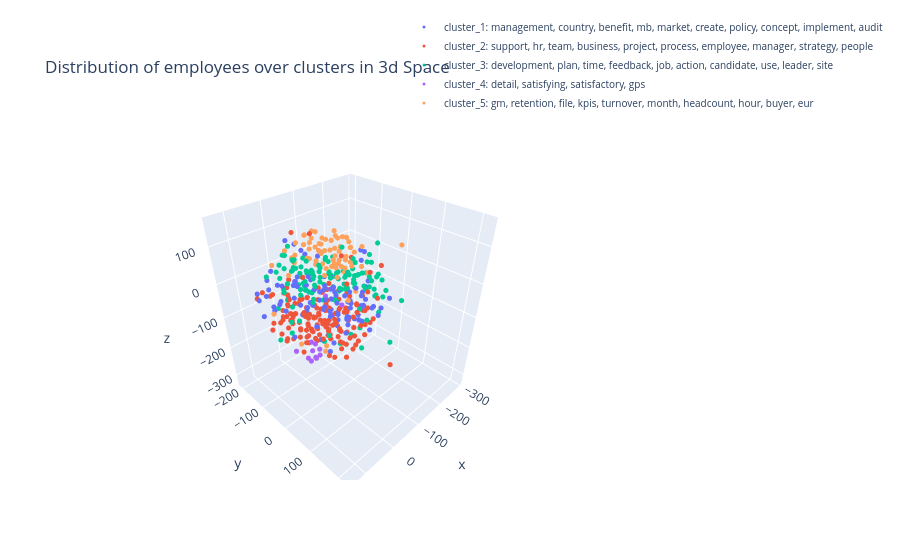

Notebook cell for this chart:
### Code cell
fig = go.Figure()
for i , cl in enumerate(range(k)):
    
    cluster_df = averaged_employee_features[averaged_employee_features.cluster==cl]

    #plot all the employees belonging to a cluster using a new trace. 
    features = np.stack(cluster_df['feature_vector_3d'].to_numpy())
    
    employee_titles = []
    # constructing hover text (all objectives belonging to that employee) 
    for emp in cluster_df.index.values:
        
        emp_index = employee_objective_indices[emp]
        employee_title = np_sentences[emp_index]
    
        employee_titles.append(emp + ': ' + employee_title[0:100])


    fig.add_trace(go.Scatter3d(
      x=features[:, 0],
      y=features[:, 1],
      z=features[:, 2],
      mode='markers',
      showlegend=True,
      text = employee_titles,
      marker=dict(size=3, color=i),
      name="cluster_"+str(cl+1) +": " + cluster_titles[cl]
    ))

fig.update_layout(title='Distribution of employees over clusters in 3d Space', legend=dict(
        x=0.6,
        y=1.4,
        traceorder='normal',
        font=dict(
            size=10)))
fig.show()
path = TopicModelObject.dir + '3D_clusters.jpeg'
fig.write_image(path)

### Figure 1 — Plotly figure (JSON) as saved in the notebook; plotly's stock layout.template omitted (floating-point values rounded to 4 significant figures; data arrays with more than 128 entries replaced by an {"elided": "..."} marker saying what was removed)
{"data": [{"marker": {"color": 0, "size": 3}, "mode": "markers", "name": "cluster_1: management, country, benefit, mb, market, create, policy, concept, implement, audit", "showlegend": true, "text": ["*100464: support uk flexible working roll out contractual amendments retention program for as1 as2 implement ", "*100052: 1 communicate and cascade project details to the country leadership teams 2 enable the internal hrbp", "*100340: documentation and handover completed before start of assignment execution of m a and strategic proje", "*100444: working with mbs hr benefits team to create knowledge base documents to assist regional mbs hr to as", "*100155: support to optimize regional hr bp model in europe with focus on germany and interaction with ghrbps", "*100116: attainment of the defined goals 60 people scorecard 20 hr attrition stats 20 traing corriculum for 2", "*100243: achieve rebif performance goal 1 025b net sales placeholder objective for all other projects assignm", "*100183: 3 1 rewards a actively support merck 350 anniversary initiatives making the alignment with local hr ", "*100063: 1 contemplating offer benefit proposals liaise with hiring manager hrbp 2 exit process management en", "*100206: maintain recruiting time compared to 2016 make sure we are working in ats according to coe standards", "*100458: manage the change and deal with ambiguities ensure teamwork and align on common approach identify sy", "*100104: country factsheet prepare country factsheet for france and african countries and present them to the", "*100185: 1 finalize definition of global l d process and operational implementation finalize global learning ", "*100375: 1 f r berater koordination und tracking des recruitingprozesses teilnahme an w chentlichen recruitin", "*100012: 1 continue to build up on the asia compensation analysis to further identify elements and open items", "*100164: successful completion of aofp campaign and related materials by q4 and start of rollout successful e", "*100413: jana should get onboard the hr digital team again and work herself into the current activities of th", "*100258: implement initiatives planned by facilitating l l dyd workshops if need be communication via we eq a", "*100143: sourcing certification managerial traing courses 2019 fundamentals of management program share the t", "*100238: 1 ees 2 people development a b c 3 successfull implementation 4 successfull implementation a gdpf re", "*100437: achievement of financial targets delivery of focused priorities achieve net sales of 964 9 brl with ", "*100433: a develop and implement a holistic concept regarding d i communication develop a branding concept fo", "*100298: compliance to global hrbp program roll outs crc process pmp process dyd program 201 files digitizati", "*100106: overall working regularly with line and senior leaders to ensure a deep leadership bench that has th", "*100373: goglobal program management program implemented by end of april 2019 according to planning may 2019 ", "*100316: project milestones results action plan results milestones achieved feedback from project lead and sp", "*100259: erfolgreiche teilnahme am projekt und umsetzung der neuerungen mitwirken beim wissenstransfer kolleg", "*100070: 1 project management for corobi planning the communication strategy ensuring that the chatbot works ", "*100446: people dashboard tested and ready to use for 2019 projects completed successful or on a good status ", "*100461: provide feedback and process improvement suggestions a member of the hr quality council that adam ro", "*100425: take different approaches for continuous dialogue into consideration and reflect on pro s and con s ", "*100428: ensure high quality delivery of 7 glp journey sessions in 2018 in collaboration with mercer team tha", "*100389: development plans o lead traings on the methodology o lead workshops to work on own dp o re launch a", "*100117: bright future co own and drive bright future display together with bu head and project leader own tr", "*100071: o development plan in the system for all organization with focus on key critical roles 95 of all dps", "*100360: complete new hire traing plan and qualification plan according to set timeline", "*100492: 1 understand where you are in the merck world who are your team members how do we work what are the ", "*100108: 1 execute on hr related aspects of cross business sectors ls hc portfolio optimization project and p", "*100264: meet objectives as outlined in objective description sp 100 for r d bcps mitigation strategies in pl", "*100154: optimize regional hr service model in europe and interaction with ghrbps hr support on m a activity ", "*100400: all following measures and actions are aiming at defing a joint and integrated people strategy for t", "*100072: ensure local implementation of global guidelines incl proper involvelemnt of all stakeholder and app", "*100035: create a full portfolio of all elements including status on currently non harmonized policies by end", "*100214: create site to serve as a host for hc hrbps develop and store relative content for hrbps including t", "*100271: 1 ready to go short term successor for country hr head role pm hrbp 1 midterm successor country hr h", "*100118: ensure consistent bundeling of structural people projects and topics in germany cpi and business tra", "*100123: roles responsibilities finalize implementation of r rs in the regions create job descriptions update", "*100087: support talent review as leading pmo support as team member and pmo the hr capability workstream ful", "*100006: meet target achieve target meet target still to be worked out completing of items achieve 2 0 target", "*100047: target a f2 venta 41 51m eu opex 9 18m eu ebit 24 5m eu action plan 100 in activities and time follo", "*100265: to achieve the objective as expected provide support for topics that involve rewards governance work", "*100405: deliver relevant kpis according to plan track and improve dahsboards were need employees have receiv", "*100402: comprehensive stakeholder management pursued preparation of gl approval documentation full project p", "*100222: the objective is met when the following tasks are fulfilled major strategic ls hr projects are monit", "*100381: overseeing the hr strategy implementation holistically by steering the strategy realization office a", "*100320: familiarized with rewards landscape in austria overview created recognition as point of contact lead", "*100089: ees analyze data identify top opportunities action planning monitoring at the businesses levels defi", "*100186: contribute to the crc 2019 project as market governance team member update 2019 salary ranges and mr", "*100267: sucessful closing of final movement to new offices aftercare of employees if they are all settled in", "*100176: supporting of team internal aspects provide in the first half of 2018 to head of hr re governance co", "*100494: onboarding plan is in progress current mbs services analyzed and up to date service catalog consolid", "*100489: implementation ec support provided as need transactional activities elimination and shifting of non ", "*100135: 1 works closely with the process stream lead technology stream and implementation partner team on th", "*100507: by the end of this year get an overview of learning processes and portfolio get familiar with the ne", "*100337: assessment of organizational needs regarding digital platform implementation of new hr eva concept t", "*100452: based on gathered experience and benchmark data update hhg move policy for expats and international ", "*100102: this objectives should be joinly evaluated by randall bradford and tanja bender this objective shoul", "*100485: deliver ex factory sales of eur 495 7m at op rates 2018 and ebit of eur 259 6m tc platforms efficien", "*100338: actively participate in safety initiatives as member of site safety council partner with leadership ", "*100249: supply tools for enhanced employee engagement including communications to employee council benefits ", "*100163: collect requirements discuss feasibility identify project teams core team and extended according to ", "*100308: focus initiative strategical leadership responsibility for key projects china hr strategy india tran", "*100290: plan and execute relevant activities out of the local roda transition roadmap according to project t", "*100409: continue the support of the development beyond current role program based on 2nd intake experience a", "*100445: meet the objectives outlined in objective description take over hr bp role for all l2 functions of h", "*100190: implementierung von min drei ausschlaggebenden prozessverbesserungen prozesse im hinblick auf die di", "*100013: i continue to build up on the asia compensation analysis to further identify elements and open items", "*100436: ensure data accuracies and timely payroll submission and reporting in line with local statutory guid", "*100095: target a deliver according to hr technology roadmap i e project ad m chatbot to ease access to our p", "*100038: target a op net sales of 58 317 m eur opex of 13 484 m eur ebit of 34 951 meur f2 venta 57 898 m eu ", "*100136: the changes projects planned in 2019 are 1 sial harmonization 2 changes of work rules to be complian", "*100465: ensure local implementation of global guidelines incl proper involvment of all stakeholder and appli", "*100476: 1 review development plans to ensure quality actions have been set in place in preparation for year ", "*100335: support the implementation of new organizational structures support workforce planning activity in t", "*100027: potential conferences in march and october 2019 radar screen ongoing process giving exposure ongoing", "*100293: constantly give feedback and or create awareness on processes which are not available but need or no", "*100239: develop expertise on external requirements and guidelines research new laws regulations and requirem", "*100289: drive coordination and content of three proposed pilots partner with talent organization to drive pr", "*100115: current mbs services analyzed and up to date service catalog consolidated depending on outcome mbs r", "*100236: state of the art eva page succesful event organization for hm succesful event organization sap basf ", "*100139: create a development plan workshop for leader every leader should participate organize potential rev", "*100220: optimize regional hr service model in europe and interaction with ghrbps hr support on m a activity ", "*100188: deliver on regional op and contribute proactively to emea leadership team in market data collection ", "*100228: develope and implement key kpi and implement them for regular reporting to take data driven mobility", "*100195: detailed analysis and review of ees results for each mgf business i support directly and also mgf ov", "*100460: 1 steer overall hr organizational design to ensure fit to hr strategy ensure smooth implementation c", "*100353: a dialog with the darmstadt production site heads has been conducted an agenda for tariff topics has", "*100502: as manager of the change comms branding stream the first focus area for 2019 is to build and facilit", "*100158: a update ic traing material b provide ic traing manila colleagues c build up one source know how d v", "*100242: discuss onboarding experiences and gather opinions gather data about the initial exposure to mbs hr ", "*100363: support to program manager role as program coordination merck side counterpart for business schools ", "*100350: ad m set up basis syntax for protype use case work with test user group on lying out syntax details ", "*100435: ensure data integrity through job requisition validation ensure the collection and analysis of recru", "*100170: schedule and coordinate meetings appointments coordinate team meetings off sites and follow ups coor", "*100318: support to define the vision and mission of the team global development programs talent development ", "*100366: 1 provide end to end support for organizational changes reorganizations globally a cooperation in th", "*100138: 1 ensure timely delivery on graduate recruitment including both mt and campus hire engage stakeholde", "*100075: handover fully done onboarding finalized people development program installed ees tasks activities d"], "type": "scatter3d", "x": [-51.14, -107.0, -36.32, 132.9, -51.92, -111.8, -61.17, 44.41, -26.7, 26.73, 5.937, 121.6, -43.27, 23.73, -12.06, -8.812, -88.16, 53.81, -29.18, 113.1, -86.36, 16.05, -29.1, 10.01, 66.47, 36.43, 17.95, -64.39, 81.39, -32.22, 5.413, 106.1, 138.7, -28.27, 49.47, -102.8, -83.0, -84.11, -59.77, -74.78, -59.17, 69.23, 72.27, -7.246, 32.77, -30.5, 31.0, 109.9, 62.19, 133.3, -113.2, -3.983, 54.75, 10.82, -7.112, -40.39, -110.3, -49.32, 64.13, 39.77, 22.6, -49.44, 21.27, -23.32, -50.58, -29.62, -65.24, 128.9, -17.92, 60.84, 31.53, 60.15, -116.9, -14.41, -51.71, 23.13, 52.38, -4.593, 16.93, 5.337, -5.622, 94.65, 107.8, 72.46, 21.47, 0.1347, 103.5, -5.667, 14.78, 1.529, 25.99, -62.65, -20.87, 19.18, 43.43, -45.83, 102.2, -5.07, 80.44, 85.57, -129.8, 77.66, -80.64, -136.5, -51.69, -13.02, -8.455, -61.16], "y": [31.23, 20.54, -23.13, 54.28, -11.39, 25.64, 73.26, 1.613, 92.52, -31.11, 17.33, -85.98, 29.53, 26.23, 112.5, 32.71, 37.48, -59.22, 140.8, -36.41, -58.96, 67.83, -31.62, 9.31, 79.45, -92.77, 41.31, 47.63, 108.3, 51.84, -38.24, 95.51, -45.04, 69.8, 25.0, 110.6, -117.4, 31.28, 95.65, 4.786, 91.2, -2.178, -80.0, -7.692, -58.04, -2.965, 105.5, -58.4, -33.26, -33.45, 10.6, 35.16, -42.49, 40.03, 67.83, -40.06, 35.57, -29.45, -23.08, -45.3, 6.536, 108.8, 46.11, -3.629, -12.56, -6.494, -129.3, -77.51, 65.09, 7.944, -24.46, 132.7, 3.051, -74.29, 71.94, 69.21, 72.7, 80.23, -85.64, -93.37, 96.04, -28.27, 72.51, -121.8, 26.99, 32.09, -57.42, 38.87, -1.215, 69.0, 14.65, 15.76, -104.0, -22.97, 45.92, -121.6, -28.17, 71.96, -67.17, -83.86, -6.927, -48.4, 6.902, -3.212, 24.76, -1.245, -101.1, 121.1], "z": [0.3232, -29.79, -89.84, -18.02, -103.1, -13.35, -5.168, 1.755, 29.01, 25.95, -102.3, 1.671, -72.16, -8.244, 20.32, -10.22, -61.26, 136.5, -0.708, 94.35, -55.37, 52.18, 25.44, 22.98, 55.75, -32.84, -10.71, -63.72, 48.68, -5.084, -43.76, 17.09, -12.98, -45.67, 48.92, -4.316, 28.71, -98.02, -17.78, -98.0, -83.69, 4.634, 24.22, 10.58, 13.42, -101.9, 1.466, 37.81, 5.574, 42.83, -78.1, 14.32, 32.06, -113.0, -29.6, -118.4, 7.702, 15.79, 54.72, 47.14, -115.5, -2.464, 21.55, 5.248, -122.0, -73.93, -39.05, 26.89, 2.411, -8.542, -1.996, -4.103, 76.59, 14.06, -63.69, -1.793, -95.15, 1.395, 8.224, 100.4, 59.29, 53.9, 53.27, 19.46, 46.56, 36.24, -10.25, -37.79, -6.778, 31.04, 27.85, -95.5, 71.49, -26.7, 4.089, 46.14, 17.6, -49.67, -19.23, -42.55, 40.43, -30.18, -57.3, 63.14, -30.23, -77.25, -110.6, -6.347]}, {"marker": {"color": 1, "size": 3}, "mode": "markers", "name": "cluster_2: support, hr, team, business, project, process, employee, manager, strategy, people", "showlegend": true, "text": {"elided": "158 str values"}, "type": "scatter3d", "x": {"elided": "158 float values"}, "y": {"elided": "158 float values"}, "z": {"elided": "158 float values"}}, {"marker": {"color": 2, "size": 3}, "mode": "markers", "name": "cluster_3: development, plan, time, feedback, job, action, candidate, use, leader, site", "showlegend": true, "text": {"elided": "134 str values"}, "type": "scatter3d", "x": {"elided": "134 float values"}, "y": {"elided": "134 float values"}, "z": {"elided": "134 float values"}}, {"marker": {"color": 3, "size": 3}, "mode": "markers", "name": "cluster_4: detail, satisfying, satisfactory, gps", "showlegend": true, "text": ["*100235: meet objectives outlined under objective details meet the objectives outlined under objective detail", "*100334: meet target meet target based on business status with positive stakeholder feedback meet target with", "*100500: meet objective to full satisfaction meet objective to full satisfaction", "*100378: meet objectives outlined under objective details meet objectives outlined under objective details", "*100374: a onc org structure communication and implementation q2 b gps and tx m activities and implementation", "*100329: successfully complete the activities a", "*100481: meet objectives outlined under objective description meet objective outlined under objective details", "*100122: satisfactory query resolution with minimum escalations as per the defined timelines per activity 90 ", "*100169: meet objectives outined under objective details meet objectives outlined under objective details mee", "*100480: completed customer feedback satisfying completed customer as well as team member feedback satisfying", "*100209: progress in all areas meeting expectations progress in all areas meeting expectations", "*100469: activities supported on time and correctly with minimal error rate deadlines are met on time and in "], "type": "scatter3d", "x": [66.82, 107.6, 100.2, 60.68, 116.3, 89.72, 62.92, 46.79, 47.49, 90.72, 85.88, 37.38], "y": [26.3, 19.18, 52.04, 45.56, 87.44, 48.38, 31.78, 57.77, 29.53, 68.28, 62.84, 97.41], "z": [-112.2, -93.4, -98.07, -117.3, -21.94, -115.9, -131.7, 45.93, -117.0, -52.75, -100.8, 37.71]}, {"marker": {"color": 4, "size": 3}, "mode": "markers", "name": "cluster_5: gm, retention, file, kpis, turnover, month, headcount, hour, buyer, eur", "showlegend": true, "text": ["*100215: people dimension of key projects successfully executed all org changes implemtend by april 1st kick ", "*100478: meet kpis and comply with all processes 1 time to offer globally i ve been set a target 5 days lower", "*100431: 1 quality of hipo development plans improving 2 hrbp and or business unit leader input 1 of employee", "*100044: target a achive net sales of 24 8 m eur with and opex of 4 86 m eur driving an ebit of 14 4 meur f2 ", "*100020: 1 people development ensure 85 of dps to be in place across all business units and mgf ensure 100 su", "*100332: local development activities completed by december 2019 work shadowing program enrolled till june 20", "*100002: timely completion of milestones as per the defined project roadmap completion of all milestones as p", "*100304: target 100 of biologics employees have a development plan containg at least one development objectiv", "*100272: target engagement score 4 vs 2017 survey overall 6 vs 2017 survey average of 5 indicators on a commu", "*100449: evidence of regular metrics presentations to isco leadership evidence of traing course completed cer", "*100148: did you know newsletter open rate higher than 50 click rate higher than 10 new format ready to launc", "*100283: 1 talent management concept ready by july2018 roll out communication in q3 2 roi concept ready by se", "*100091: 2018 average 6 9 2019 average 5 5 to have clear procedures and rules train the middle management and", "*100392: reduce turnover in pss to 10 close headcout gap by mid year increase engagement via the following 8 ", "*100233: i to complete get to know one one with all employees in all the client functions by dec 31 2018 ii b", "*100150: increase effectiveness of front line management by providing leadership traing kpi 1 request input f", "*100412: 1 optimize neocase use newcomers leavers contracts part time roles reporting lines sip aip 2 perform", "*100207: as per the action plan milestones kpis pslt feedback assessment time to fill 65 days for role 4 posi", "*100066: organizational development activities completed by end december 2019 project steps become a high per", "*100046: target a achive net sales of 44 86 m eur with and opex of 9 52 m eur driving an ebit of 26 35 meur f", "*100482: all of the above met the mentioned 5 for sales all mentioned as drescribed on the list of objectives", "*100457: to achieve this goal jake will lead the rfp process for tax services including rfp design vendor sel", "*100459: 1 retain 95 in a aa employees conduct talent reviews twice let manager act on 2 solve 60 of the issu", "*100050: site manufacturing 1 quality of development plans a meet development plan kpi by end of dec 19 b dev", "*100132: 1 setting up new employees and support during employment with regards to moving between funds and co", "*100181: rated same as bg as per the action plan milestones kpis pslt and psslt e2e feedback assessment bds l", "*100177: implementation of an overall learning controlling concept o consolidation of existing data sources i", "*100083: system change works without major complaints on 2019 06 01 start test group with 1 03 2019 final rol", "*100246: target 1 per quarter regional bp to lead under the skypeople branding 1 ees kpis a action plan for b", "*100467: smooth hand over to alexandra bonds in april may 2018 from april may 2018 commercial operations emea", "*100079: lt feedback assessment project milestones results action plan results time to fill 60 days in 2018 f", "*100343: 1 baseling transfer retention joint employee transition plan developed in time employment offer proc", "*100468: 80 of managers trained on la c first pilot on new manager learning cycle 80 of managers particiapte ", "*100297: revision and communication of the policies take place before june 2018 not more than monthly 1 2 hr ", "*100204: customer visits trade shows 2x per year develop capabilities according to position in the new hr ope", "*100385: workforce analysis with focus on employees with 20 years of service and impact of those employees le", "*100342: 1 create and roll out 2019 people priorities for research emea aligned with rs people strategy 2 uti", "*100327: at least 1 f2f and monthly buddy calls complete opex traing enable at least 1 wil activity on site m", "*100336: a 75 action plans in place where need for key business aa 90 action plans a 100 action plans 90 of o", "*100182: provide timely information for the annual workers council meeting provide monthly reporting on diffe", "*100026: organize site visits to all 10 pharma sites for head of pharma sites within first half of 2019 maint", "*100396: mrf or hogans assessment idp for gm 1 dna for high potentials under gm 1 quality idp 80 pip and iden", "*100024: hit most attain many attained many a attain advance the talent people objectives for isco in 2018 a ", "*100441: 1 enhancing external and internal employer branding through within the frame of the building of an e", "*100114: implimantation of employee central system acording to the global time line support all incubator com", "*100301: use and promote dashboard in visier for pss e2e once developed discussion within 1st month of new ps", "*100251: time to fill 65 days for role 4 and core role 3 positions open in 2018 100 idp completed for e2e foc", "*100384: all hr processes and deliverables in scope of the hrbp pillar provided in time and quality all hr de", "*100398: perfom a deep analisys of ees results for gms mbq mollet prepare and support the communication plan ", "*100448: 1 sign up for your phr with skillsoft to start this year finish next year 2 foxconn strategy assist ", "*100250: 85 of leaders participate in the traing 5 reduction in employee relations incidents diverse candidat", "*100501: documentation e g bt skills management sop has been updated whenever need additional process support", "*100415: started in november no objectives", "*100010: the above actions under objective description are well on track roadmapplan developed with project t", "*100509: achieving gcc op succesfull registration and launch of mavenclad team readiness and completion filli", "*100473: lunching ec project in russia close work with the global team working and testing the system filling", "*100438: 1 number of reqs 83 100 reqs of 2018 must be closed in the year time to fill and time to offer 45 da", "*100141: managers going through create a qualitative dp workshop r3 via sky people r2 via local hrbp audit an", "*100322: project deliverey against to be agreed upon milestones reduce turniver in pss to 10 close headcout g", "*100442: define org structure define phase in and out roles and responsibilites of the actors in place struct", "*100345: 1 attraction retention wellbeing roles and job codes update for 2018 salary survey 100 positions imp", "*100030: audit and feedback on 100 potential successors critical roles 80 on potentials qualitative dp worksh", "*100202: coutry audits audit rewards elements towards company and market prevalance for 10 new countries appr", "*100359: develop execute hr processes to attract develop and retain our talents 1 employees have a developmen", "*100317: smooth tr integration based on global and business approval in defined timelines achieve 100 objecti", "*100092: mollet drive 100 of the focus group sessions with all areas establish together with the areas an act", "*100261: assessment by year end based on input of business leaders assement by year end based on inputs of gm", "*100439: collaboration recognition efficiency talent development ensure effective collaboration with hr coe s", "*100496: within 30 first days understanding gho as organization gho people key hr indicators shape efficiency", "*100068: team fully supports the cpi project active filling of internal candidate pipeline all 80 fit candida", "*100051: ensure correct data and on time payroll salary payment 26th of each month vendor management 1 claim ", "*100001: 1 ensure team personal increase in the value of direct sourcing of 5 target saving 2019 is of 330 00"], "type": "scatter3d", "x": [-39.24, 22.36, -75.96, -26.44, -66.26, -15.57, -85.48, -48.9, -41.72, 22.71, -68.44, -13.93, 22.28, -86.66, 11.79, 2.259, 12.97, -46.02, -10.23, -36.67, 58.44, -56.01, 8.602, 135.4, -45.19, 30.86, -15.62, 35.36, -28.99, -15.7, -35.72, -102.8, -99.37, -6.678, -29.22, -47.11, -113.3, -54.71, -75.23, 51.4, -36.19, -94.68, -76.56, -87.16, -15.26, -40.2, -8.746, 47.11, -51.0, 4.278, 23.35, -10.26, -22.75, -98.2, 21.3, -117.5, 38.56, -117.3, -78.26, -25.69, -54.4, 53.0, -71.55, 18.69, -66.71, -61.78, -144.7, -35.2, -68.88, 47.93, -31.3, -272.5], "y": [-0.9207, 16.41, -43.96, -95.25, 23.35, -22.42, -15.2, -11.31, -36.62, 13.46, -36.06, -40.84, -19.09, -14.1, -40.23, 2.488, -48.3, -10.16, -34.13, -106.5, 70.94, -65.1, -193.2, -9.352, -79.34, 77.44, -19.68, 114.1, -145.7, 11.55, -15.95, -4.597, 23.29, -44.69, -61.59, 38.49, 30.9, 5.805, -55.69, -35.62, 13.72, -28.36, -96.3, -68.21, 35.58, -54.89, -126.8, -67.75, 14.6, 11.73, -16.63, -56.03, -61.82, 24.46, 81.15, -38.07, -48.74, -12.79, -35.12, -35.13, -26.38, -23.39, -19.58, 16.82, -36.47, 7.041, -59.98, -30.64, 15.97, -72.86, 15.66, 5.766], "z": [136.6, 144.4, 78.83, 111.7, 60.51, 117.4, 64.02, 49.39, 115.6, 128.1, 128.4, 69.55, 96.56, 113.1, 86.29, -149.2, 117.0, 81.89, 144.7, 105.8, 105.8, 105.0, 7.666, 9.938, 80.79, 92.98, 69.21, 55.6, 19.21, 137.2, 98.02, 73.19, 46.73, 127.4, 46.3, 119.8, 27.21, 131.5, 25.31, -137.1, 105.4, 23.7, -67.89, 88.38, 99.55, 77.73, 47.35, 44.74, 46.67, 120.5, 121.1, 111.3, 134.1, 99.17, 115.3, 83.88, 100.6, -46.65, 107.4, 86.27, 62.18, 143.1, 92.76, -148.7, 43.83, 72.36, 10.15, 45.13, 104.0, 105.5, 77.81, 37.65]}], "layout": {"legend": {"font": {"size": 10}, "traceorder": "normal", "x": 0.6, "y": 1.4}, "title": {"text": "Distribution of employees over clusters in 3d Space"}}}
